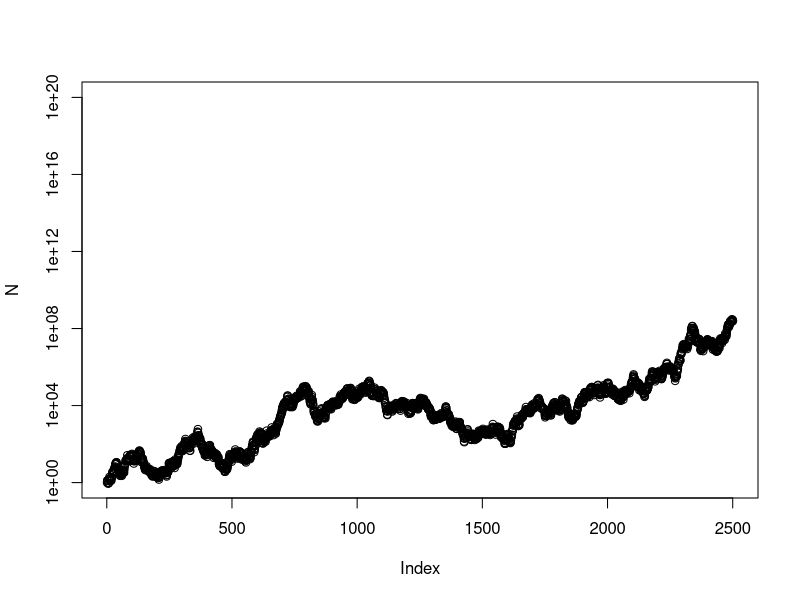
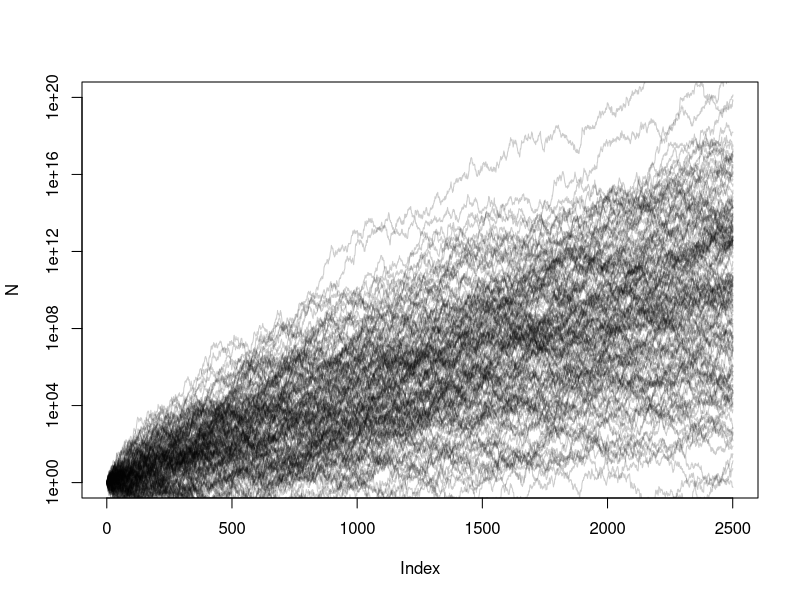
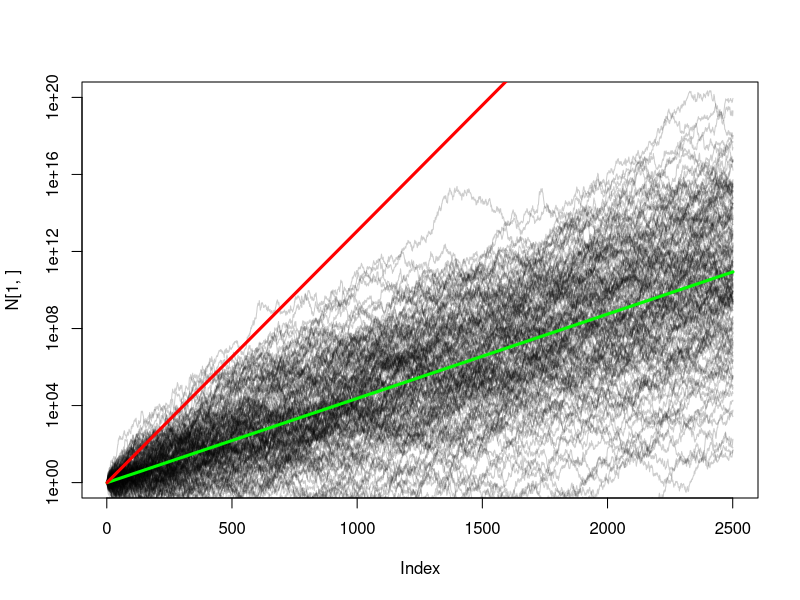
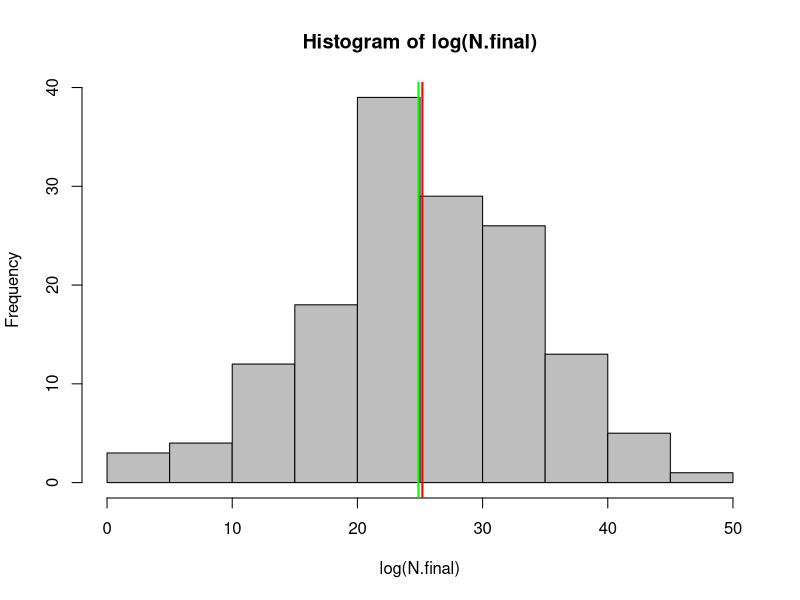
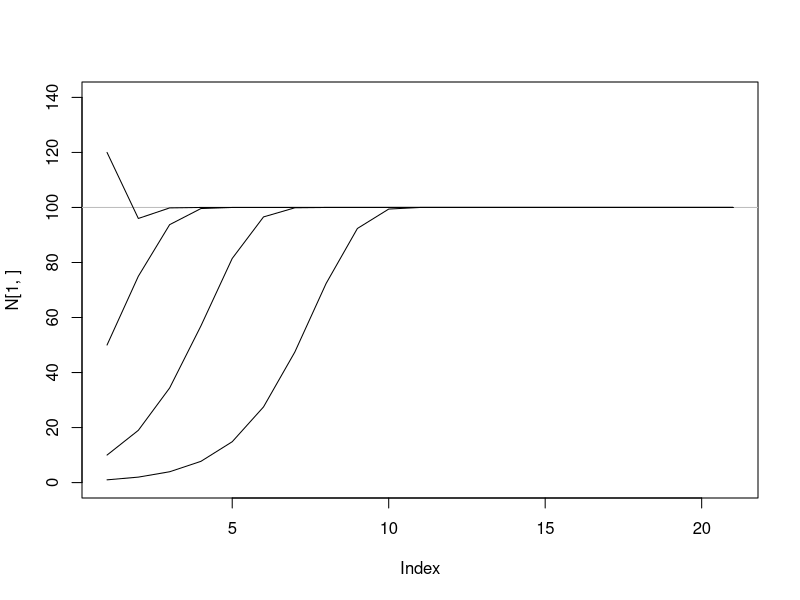
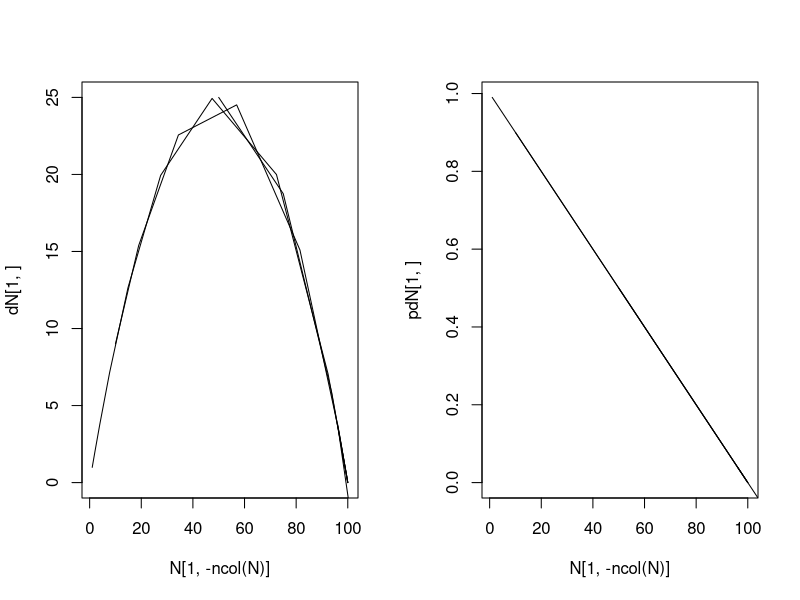
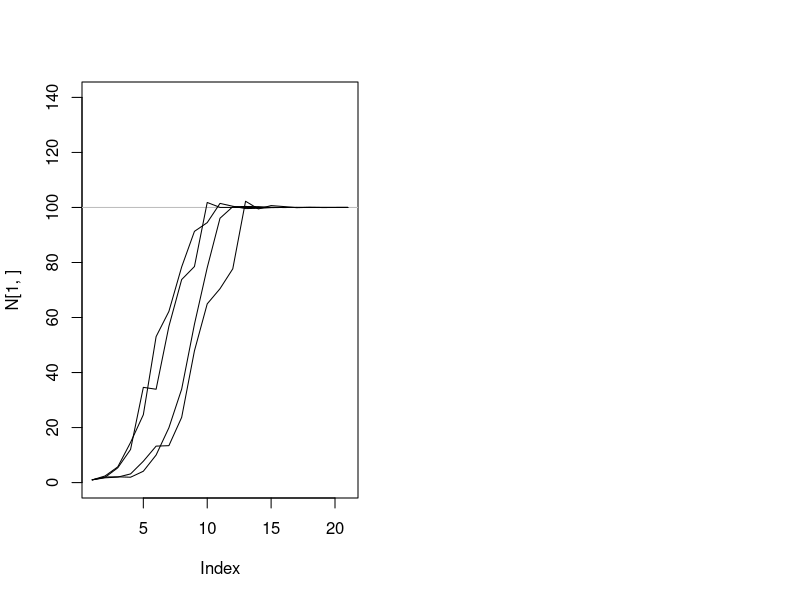
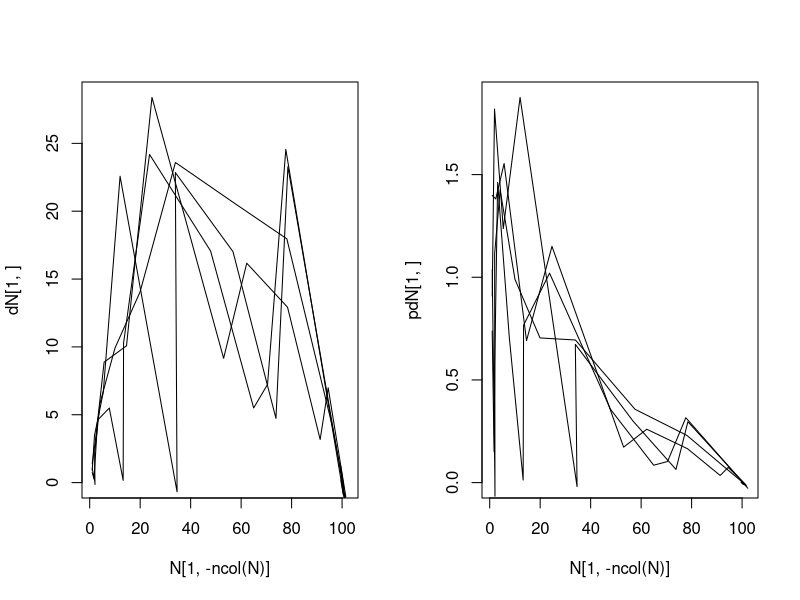

R code for these plots, in order:
#################################################################
######### Theoretical Ecology - Problem set  ####################
#################################################################
###############################################
# PART A. STOCHASTIC DENSITY-INDEPENDENT GROWTH
###############################################
lambda <- 1.01  # this line sets the variable "lambda" equal to 2
TimeSteps <- 2500 # sets the variable "TimeSteps" equal to 10
t <- c(1:TimeSteps) # creates a vector from 1 to the number of timesteps
N <- numeric() # creates an empty numeric vector
N[1] <- 1

Col<-as.vector(col2rgb('black')/255) # to convert a named colour into its code
Col<-rgb(Col[1],Col[2],Col[3], alpha=0.2) # to convert the color into a semi-transparent colour; alpha sets the level of transparency

# set stochastic parameters
mu<-0
sigma<-0.2

# Run individual realization
rlambda<-numeric() # to store stochasticlambda values
for (Time in t){
    rlambda[Time]<-lambda*exp(rnorm(1,mu,sigma))
    N[Time+1] <- N[Time]*rlambda[Time]
}
plot(N,log='y',ylim=c(1,10^20))

mean.rlambda<-mean(rlambda);mean.rlambda
# ANSWER: arithmetic mean is > given lambda

#################
# Run and plot all realizations
rlambda<-numeric() # to store stochastic lambda values
reps<-150 # specify number of replicate realizations
plot(N,type='n',log='y',ylim=c(1,10^20)) #  to initialize plot
for (r in 1:reps){
    for (Time in t){
        rlambda[Time]<-lambda*exp(rnorm(1,mu,sigma))
        N[Time+1] <- N[Time]*rlambda[Time]
    }
    lines(N,col=Col)
}

###################
# Run and plot all realizations, saving N and rlambda for all
rlambda<-array(NA,dim=c(reps,length(t))) # to store stochastic lambda values
N<-array(NA,dim=c(reps,(length(t)+1))) # to store popn size values
N[,1]<-1
for (r in 1:reps){
    for (Time in t){
        rlambda[r,Time]<-lambda*exp(rnorm(1,mu,sigma))
        N[r,Time+1] <- N[r,Time]*rlambda[r,Time]
    }
}

gmean<-function(x){ exp(mean(log(x)))}
gmean.rlambda<-gmean(rlambda);gmean.rlambda
mean.rlambda<-mean(rlambda);mean.rlambda

plot(N[1,],log='y',ylim=c(1,10^20),type='n')
for (r in 1:nrow(N)){
    lines(N[r,],col=Col)
}
gN<-numeric()
gN[1]<-1
for (Time in t){
    gN[Time+1] <- gN[Time]*gmean.rlambda
}
lines(gN,col='green',lwd=3)

aN<-numeric()
aN[1]<-1
for (Time in t){
    aN[Time+1] <- aN[Time]*mean.rlambda
}
lines(aN,col='red',lwd=3)

#########################
N.final<-N[,ncol(N)]

hist(log(N.final),col='grey')
abline(v=mean(log(N.final)),col='red',lwd=2)

obs.mu<-mean(log(N.final));obs.mu
obs.var<-var(log(N.final));obs.var

exp.mu<-TimeSteps*log(lambda);exp.mu 
exp.var<-TimeSteps*sigma^2;exp.var    

exp(obs.mu)
exp(exp.mu)
det.N<-N[1]*lambda^TimeSteps;det.N
abline(v=log(det.N),col='green',lwd=2)


#################################################################
# Part B.  STOCHASTIC DENSITY-DEPENDENT GROWTH (Logistic growth)
#################################################################
reps<-4
TimeSteps <- 20
t <- c(1:TimeSteps) # creates a vector from 1 to the number of timesteps
N<-array(NA,dim=c(reps,TimeSteps+1))

# varying N(0)
N[,1]<-c(1,10,50,120)
r.mu<-1
r.sd<-0
K.mu<-100
K.sd<-0

for (rep in 1:reps){
    for (Time in t){
        r<-rnorm(1,r.mu,r.sd)
        K<-rnorm(1,K.mu,K.sd)
        N[rep,Time+1] <- N[rep,Time]+r*(1-(N[rep,Time]/K))*N[rep,Time]
    }
}

plot(N[1,],type='n',ylim=c(0,140))
abline(h=K.mu,col='grey')
for (i in 1:nrow(N)){
    lines(N[i,])
}

pdN<-(N[,-1]-N[,-ncol(N)])/N[,-ncol(N)]
dN<-(N[,-1]-N[,-ncol(N)])
par(mfrow=c(1,2))
plot(dN[1,]~N[1,-ncol(N)],type='n',ylim=c(0,max(dN)))
for (i in 1:nrow(dN)){
    lines(N[i,-ncol(N)],dN[i,])
}
plot(pdN[1,]~N[1,-ncol(N)],type='n',ylim=c(0,max(pdN)))
for (i in 1:nrow(pdN)){
    lines(N[i,-ncol(N)],pdN[i,])
}

# varying r
N[,1]<-1
r.mu<-1
r.sd<-0.5
K.mu<-100
K.sd<-0

for (rep in 1:reps){
    for (Time in t){
        r<-rnorm(1,r.mu,r.sd)
        K<-rnorm(1,K.mu,K.sd)
        N[rep,Time+1] <- N[rep,Time]+r*(1-(N[rep,Time]/K))*N[rep,Time]
    }
}

plot(N[1,],type='n',ylim=c(0,140))
abline(h=K.mu,col='grey')
for (i in 1:nrow(N)){
    lines(N[i,])
}

pdN<-(N[,-1]-N[,-ncol(N)])/N[,-ncol(N)]
dN<-(N[,-1]-N[,-ncol(N)])
par(mfrow=c(1,2))
plot(dN[1,]~N[1,-ncol(N)],type='n',ylim=c(0,max(dN)))
for (i in 1:nrow(dN)){
    lines(N[i,-ncol(N)],dN[i,])
}
plot(pdN[1,]~N[1,-ncol(N)],type='n',ylim=c(0,max(pdN)))
for (i in 1:nrow(pdN)){
    lines(N[i,-ncol(N)],pdN[i,])
}

# varying K
N[,1]<-1
r.mu<-1
r.sd<-0
K.mu<-100
K.sd<-10

for (rep in 1:reps){
    for (Time in t){
        r<-rnorm(1,r.mu,r.sd)
        K<-rnorm(1,K.mu,K.sd)
        N[rep,Time+1] <- N[rep,Time]+r*(1-(N[rep,Time]/K))*N[rep,Time]
    }
}

plot(N[1,],type='n',ylim=c(0,140))
abline(h=K.mu,col='grey')
for (i in 1:nrow(N)){
    lines(N[i,])
}

pdN<-(N[,-1]-N[,-ncol(N)])/N[,-ncol(N)]
dN<-(N[,-1]-N[,-ncol(N)])
par(mfrow=c(1,2))
plot(dN[1,]~N[1,-ncol(N)],type='n',ylim=c(0,max(dN)))
for (i in 1:nrow(dN)){
    lines(N[i,-ncol(N)],dN[i,])
}
plot(pdN[1,]~N[1,-ncol(N)],type='n',ylim=c(0,max(pdN)))
for (i in 1:nrow(pdN)){
    lines(N[i,-ncol(N)],pdN[i,])
}

# varying both r and K
N[,1]<-1
r.mu<-1
r.sd<-0.5
K.mu<-100
K.sd<-10

for (rep in 1:reps){
    for (Time in t){
        r<-rnorm(1,r.mu,r.sd)
        K<-rnorm(1,K.mu,K.sd)
        N[rep,Time+1] <- N[rep,Time]+r*(1-(N[rep,Time]/K))*N[rep,Time]
    }
}

plot(N[1,],type='n',ylim=c(0,140))
abline(h=K.mu,col='grey')
for (i in 1:nrow(N)){
    lines(N[i,])
}

pdN<-(N[,-1]-N[,-ncol(N)])/N[,-ncol(N)]
dN<-(N[,-1]-N[,-ncol(N)])
par(mfrow=c(1,2))
plot(dN[1,]~N[1,-ncol(N)],type='n',ylim=c(0,max(dN)))
for (i in 1:nrow(dN)){
    lines(N[i,-ncol(N)],dN[i,])
}
plot(pdN[1,]~N[1,-ncol(N)],type='n',ylim=c(0,max(pdN)))
for (i in 1:nrow(pdN)){
    lines(N[i,-ncol(N)],pdN[i,])
}

# IMPLICITLY ASSUMING THAT EFFECT OF ENVIRONMENT ON r IS INDEPENDENT OF IT'S EFFECT ON K

#####################################################################################
#####################################################################################
#####################################################################################
